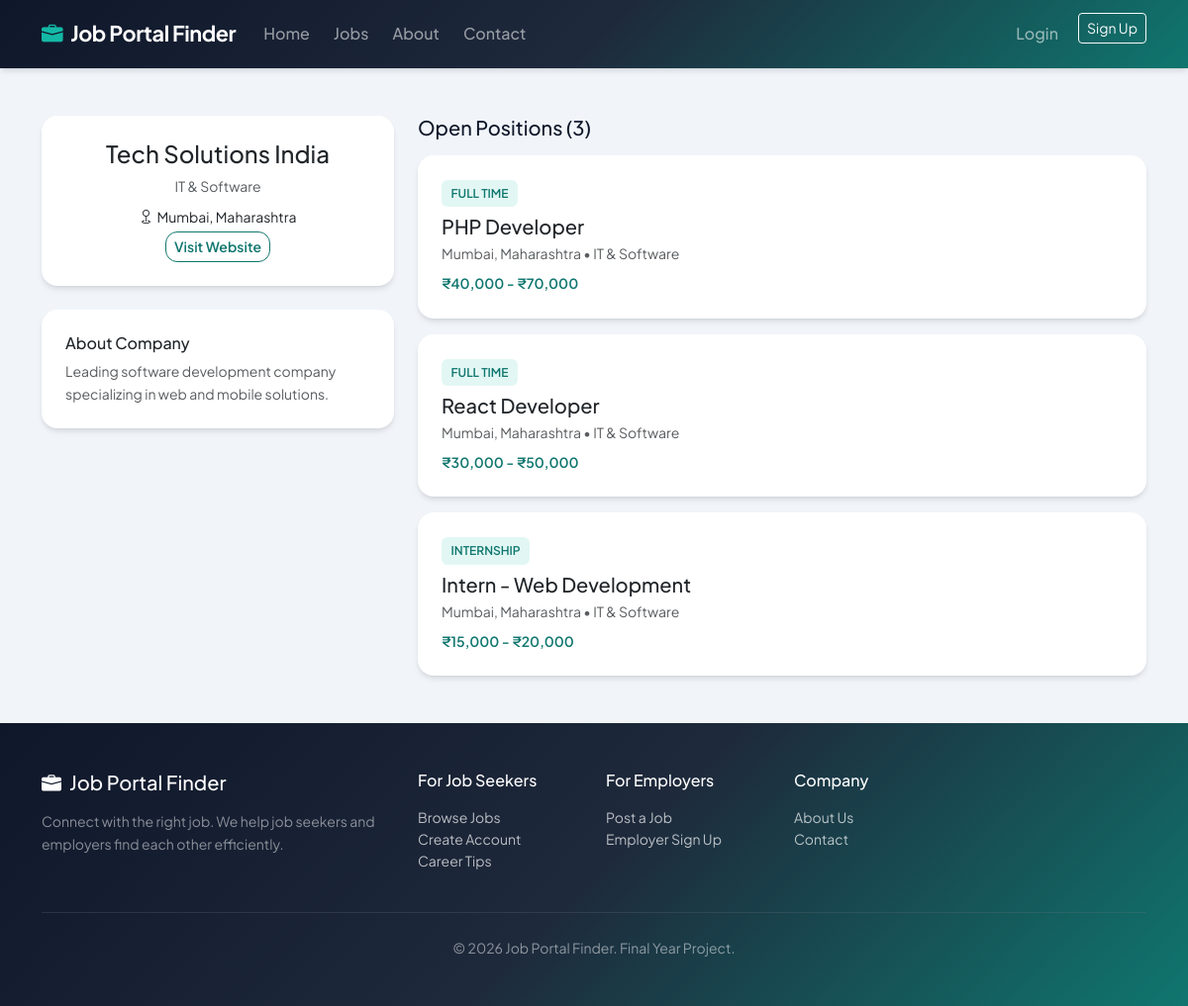
Screenshot of /employer_profile.php?id=1 with the database file from the repository.
### tables this page shows
CREATE TABLE IF NOT EXISTS employers (
        id INT AUTO_INCREMENT PRIMARY KEY,
        company_name VARCHAR(200) NOT NULL,
        email VARCHAR(150) NOT NULL UNIQUE,
        password VARCHAR(255) NOT NULL,
        phone VARCHAR(20),
        website VARCHAR(255),
        location VARCHAR(200),
        industry VARCHAR(100),
        company_logo VARCHAR(255),
        description TEXT,
        is_verified TINYINT(1) DEFAULT 0,
        created_at TIMESTAMP DEFAULT CURRENT_TIMESTAMP,
        updated_at TIMESTAMP DEFAULT CURRENT_TIMESTAMP ON UPDATE CURRENT_TIMESTAMP
    );

CREATE TABLE IF NOT EXISTS jobs (
        id INT AUTO_INCREMENT PRIMARY KEY,
        employer_id INT NOT NULL,
        category_id INT,
        title VARCHAR(200) NOT NULL,
        slug VARCHAR(250),
        description TEXT NOT NULL,
        requirements TEXT,
        location VARCHAR(150),
        job_type ENUM('full_time', 'part_time', 'contract', 'internship', 'remote') DEFAULT 'full_time',
        experience_level ENUM('fresher', '1-2', '3-5', '5+') DEFAULT 'fresher',
        salary_min INT,
        salary_max INT,
        salary_show TINYINT(1) DEFAULT 1,
        vacancies INT DEFAULT 1,
        status ENUM('pending', 'approved', 'rejected', 'closed') DEFAULT 'pending',
        featured TINYINT(1) DEFAULT 0,
        views INT DEFAULT 0,
        applications_count INT DEFAULT 0,
        deadline DATE,
        created_at TIMESTAMP DEFAULT CURRENT_TIMESTAMP,
        updated_at TIMESTAMP DEFAULT CURRENT_TIMESTAMP ON UPDATE CURRENT_TIMESTAMP,
        FOREIGN KEY (employer_id) REFERENCES employers(id) ON DELETE CASCADE,
        FOREIGN KEY (category_id) REFERENCES categories(id) ON DELETE SET NULL,
        INDEX idx_status (status),
        INDEX idx_category (category_id),
        INDEX idx_location (location),
        INDEX idx_job_type (job_type),
        FULLTEXT idx_search (title, description, requirements)
    );

CREATE TABLE IF NOT EXISTS categories (
        id INT AUTO_INCREMENT PRIMARY KEY,
        name VARCHAR(100) NOT NULL,
        slug VARCHAR(100) NOT NULL UNIQUE,
        icon VARCHAR(50) DEFAULT 'briefcase',
        job_count INT DEFAULT 0,
        created_at TIMESTAMP DEFAULT CURRENT_TIMESTAMP
    );

### employer_profile.php (the view, shortened to what this page needs)
<?php
require_once __DIR__ . '/config/db.php';
$id = (int)($_GET['id'] ?? 0);
$emp = mysqli_fetch_assoc(mysqli_query($conn, "SELECT * FROM employers WHERE id = $id"));
$jobs = mysqli_query($conn, "SELECT j.*, c.name AS category_name FROM jobs j LEFT JOIN categories c ON j.category_id = c.id WHERE j.employer_id = $id AND j.status = 'approved' ORDER BY j.created_at DESC");
require_once __DIR__ . '/includes/header.php';
require_once __DIR__ . '/includes/navbar.php';
?>
<div class="container py-5">
    <div class="row">
        <div class="col-lg-4">
            <div class="card mb-4">
                <div class="card-body p-4 text-center">
                    <h4 class="mb-2"><?php echo htmlspecialchars($emp['company_name']); ?></h4>
                    <?php if ($emp['industry']): ?>
                        <p class="text-muted small mb-2"><?php echo htmlspecialchars($emp['industry']); ?></p>
                    <?php endif; ?>
                    <?php if ($emp['location']): ?>
                        <p class="small mb-1"><i class="bi bi-geo me-1"></i><?php echo htmlspecialchars($emp['location']); ?></p>
                    <?php endif; ?>
                    <?php if ($emp['website']): ?>
                        <a href="<?php echo htmlspecialchars($emp['website']); ?>" target="_blank" class="btn btn-sm btn-outline-primary">Visit Website</a>
                    <?php endif; ?>
                </div>
            </div>
            <?php if (!empty($emp['description'])): ?>
            <div class="card mb-4">
                <div class="card-body p-4">
                    <h6 class="mb-2">About Company</h6>
                    <p class="small text-muted mb-0"><?php echo nl2br(htmlspecialchars($emp['description'])); ?></p>
                </div>
            </div>
            <?php endif; ?>
        </div>
        <div class="col-lg-8">
            <h5 class="mb-3">Open Positions (<?php echo mysqli_num_rows($jobs); ?>)</h5>
            <?php if ($jobs && mysqli_num_rows($jobs) > 0): ?>
                <div class="row g-3">
                    <?php while ($job = mysqli_fetch_assoc($jobs)): ?>
                        <div class="col-12">
                            <div class="card card-job">
                                <div class="card-body">
                                    <span class="job-type"><?php echo htmlspecialchars(str_replace('_', ' ', $job['job_type'])); ?></span>
                                    <h5 class="card-title mt-2 mb-1"><a href="<?php echo BASE_URL; ?>job_detail.php?id=<?php echo (int)$job['id']; ?>" class="text-dark text-decoration-none"><?php echo htmlspecialchars($job['title']); ?></a></h5>
                                    <p class="text-muted small mb-2"><?php echo htmlspecialchars($job['location'] ?? '—'); ?> <?php if ($job['category_name']) echo ' • ' . htmlspecialchars($job['category_name']); ?></p>
                                    <?php if ($job['salary_show'] && ($job['salary_min'] || $job['salary_max'])): ?>
                                        <p class="salary small mb-0">₹<?php echo number_format($job['salary_min'] ?? 0); ?> - ₹<?php echo number_format($job['salary_max'] ?? 0); ?></p>
                                    <?php endif; ?>
                                </div>
                            </div>
                        </div>
                    <?php endwhile; ?>
                </div>
            <?php else: ?>
                <p class="text-muted">No open positions at the moment.</p>
            <?php endif; ?>
        </div>
    </div>
</div>
<?php require_once __DIR__ . '/includes/footer.php'; ?>

### assets/css/style.css (style rules this page uses)
:root { --primary: #0f766e; --primary-dark: #0d9488; --primary-light: #14b8a6; --accent: #f59e0b; --accent-light: #fbbf24; --dark: #0f172a; --dark-soft: #1e293b; --gray-100: #f1f5f9; --gray-200: #e2e8f0; --gray-500: #64748b; --gray-600: #475569; --white: #ffffff; --gradient-primary: linear-gradient(135deg, #0f766e 0%, #14b8a6 100%); --gradient-hero: linear-gradient(135deg, #0f172a 0%, #1e293b 50%, #0f766e 100%); --gradient-card: linear-gradient(180deg, rgba(255,255,255,0.95) 0%, rgba(255,255,255,0.9) 100%); --shadow-sm: 0 1px 2px rgba(15, 23, 42, 0.05); --shadow: 0 4px 6px -1px rgba(15, 23, 42, 0.1), 0 2px 4px -2px rgba(15, 23, 42, 0.1); --shadow-lg: 0 10px 15px -3px rgba(15, 23, 42, 0.1), 0 4px 6px -4px rgba(15, 23, 42, 0.1); --shadow-glow: 0 0 40px rgba(20, 184, 166, 0.15); --radius: 12px; --radius-lg: 16px; --font: 'Plus Jakarta Sans', -apple-system, BlinkMacSystemFont, sans-serif; }
* { box-sizing: border-box; }
body { font-family: var(--font); color: var(--dark); background: var(--gray-100); line-height: 1.6; }
.btn-outline-primary { border-color: var(--primary); color: var(--primary); font-weight: 600; border-radius: var(--radius); }
.card { border: none; border-radius: var(--radius-lg); box-shadow: var(--shadow); transition: transform 0.25s ease, box-shadow 0.25s ease; overflow: hidden; }
.card-job { background: var(--white); }
.card-job .card-body { padding: 1.5rem; }
.card-job .job-type { font-size: 0.75rem; font-weight: 600; text-transform: uppercase; color: var(--primary); background: rgba(20, 184, 166, 0.12); padding: 0.25rem 0.6rem; border-radius: 6px; display: inline-block; }
.card-job .salary { color: var(--primary); font-weight: 600; }

### rows the page displays
employers: company_name "Tech Solutions India", industry "IT & Software", location "Mumbai, Maharashtra", description "Leading software development company specializing in web and mobile solutions."
jobs: job_type "FULL TIME", title "PHP Developer", location "Mumbai, Maharashtra", category.name "IT & Software", salary_min "40,000", salary_max "70,000"
jobs: job_type "FULL TIME", title "React Developer", location "Mumbai, Maharashtra", category.name "IT & Software", salary_min "30,000", salary_max "50,000"
jobs: job_type "INTERNSHIP", title "Intern - Web Development", location "Mumbai, Maharashtra", category.name "IT & Software", salary_min "15,000", salary_max "20,000"

### other values shown
SITE_NAME "Job Portal Finder"
mysqli_num_rows($jobs) "3"
